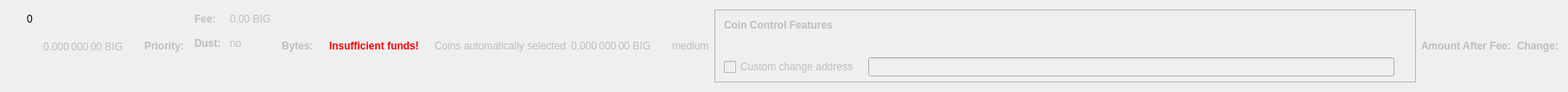
    <widget class="QWidget" name="dummyHideWidget" native="true">
     <property name="maximumSize">
      <size>
       <width>100</width>
       <height>22</height>
      </size>
     </property>
     <layout class="QHBoxLayout" name="dummyHideLayout">
      <item>
       <layout class="QFormLayout" name="formLayoutCoinControl1">
        <property name="horizontalSpacing">
         <number>10</number>
        </property>
        <property name="verticalSpacing">
         <number>14</number>
        </property>
        <property name="leftMargin">
         <number>10</number>
        </property>
        <property name="topMargin">
         <number>4</number>
        </property>
        <property name="rightMargin">
         <number>6</number>
        </property>
        <item row="0" column="1">
         <widget class="QLabel" name="labelCoinControlBytes">
          <property name="cursor">
           <cursorShape>IBeamCursor</cursorShape>
          </property>
          <property name="contextMenuPolicy">
           <enum>Qt::ActionsContextMenu</enum>
          </property>
          <property name="text">
           <string notr="true">0</string>
          </property>
          <property name="textInteractionFlags">
           <set>Qt::LinksAccessibleByMouse|Qt::TextSelectableByKeyboard|Qt::TextSelectableByMouse</set>
          </property>
         </widget>
        </item>
       </layout>
      </item>
      <item>
       <widget class="QLabel" name="labelCoinControlAfterFee">
        <property name="enabled">
         <bool>false</bool>
        </property>
        <property name="sizePolicy">
         <sizepolicy hsizetype="Fixed" vsizetype="Fixed">
          <horstretch>0</horstretch>
          <verstretch>0</verstretch>
         </sizepolicy>
        </property>
        <property name="minimumSize">
         <size>
          <width>111</width>
          <height>12</height>
         </size>
        </property>
        <property name="maximumSize">
         <size>
          <width>111</width>
          <height>12</height>
         </size>
        </property>
        <property name="cursor">
         <cursorShape>IBeamCursor</cursorShape>
        </property>
        <property name="contextMenuPolicy">
         <enum>Qt::ActionsContextMenu</enum>
        </property>
        <property name="text">
         <string notr="true">0.000 000 00 BIG</string>
        </property>
        <property name="textInteractionFlags">
         <set>Qt::LinksAccessibleByMouse|Qt::TextSelectableByKeyboard|Qt::TextSelectableByMouse</set>
        </property>
       </widget>
      </item>
      <item>
       <widget class="QLabel" name="labelCoinControlPriorityText">
        <property name="enabled">
         <bool>false</bool>
        </property>
        <property name="font">
         <font>
          <weight>75</weight>
          <bold>true</bold>
         </font>
        </property>
        <property name="text">
         <string>Priority:</string>
        </property>
       </widget>
      </item>
      <item>
       <layout class="QHBoxLayout" name="horizontalLayout"/>
      </item>
      <item>
       <layout class="QFormLayout" name="formLayoutCoinControl3">
        <property name="horizontalSpacing">
         <number>10</number>
        </property>
        <property name="verticalSpacing">
         <number>14</number>
        </property>
        <property name="leftMargin">
         <number>6</number>
        </property>
        <property name="topMargin">
         <number>4</number>
        </property>
        <property name="rightMargin">
         <number>6</number>
        </property>
        <item row="0" column="0">
         <widget class="QLabel" name="labelCoinControlFeeText">
          <property name="enabled">
           <bool>false</bool>
          </property>
          <property name="font">
           <font>
            <weight>75</weight>
            <bold>true</bold>
           </font>
          </property>
          <property name="text">
           <string>Fee:</string>
          </property>
          <property name="margin">
           <number>0</number>
          </property>
         </widget>
        </item>
        <item row="0" column="1">
         <widget class="QLabel" name="labelCoinControlFee">
          <property name="enabled">
           <bool>false</bool>
          </property>
          <property name="cursor">
           <cursorShape>IBeamCursor</cursorShape>
          </property>
          <property name="contextMenuPolicy">
           <enum>Qt::ActionsContextMenu</enum>
          </property>
          <property name="text">
           <string notr="true">0.00 BIG</string>
          </property>
          <property name="textInteractionFlags">
           <set>Qt::LinksAccessibleByMouse|Qt::TextSelectableByKeyboard|Qt::TextSelectableByMouse</set>
          </property>
         </widget>
        </item>
        <item row="1" column="0">
         <widget class="QLabel" name="labelCoinControlLowOutputText">
          <property name="enabled">
           <bool>false</bool>
          </property>
          <property name="font">
           <font>
            <weight>75</weight>
            <bold>true</bold>
           </font>
          </property>
          <property name="text">
           <string>Dust:</string>
          </property>
         </widget>
        </item>
        <item row="1" column="1">
         <widget class="QLabel" name="labelCoinControlLowOutput">
          <property name="enabled">
           <bool>false</bool>
          </property>
          <property name="cursor">
           <cursorShape>IBeamCursor</cursorShape>
          </property>
          <property name="contextMenuPolicy">
           <enum>Qt::ActionsContextMenu</enum>
          </property>
          <property name="text">
           <string>no</string>
          </property>
          <property name="textInteractionFlags">
           <set>Qt::LinksAccessibleByMouse|Qt::TextSelectableByKeyboard|Qt::TextSelectableByMouse</set>
          </property>
         </widget>
        </item>
       </layout>
      </item>
      <item>
       <widget class="QLabel" name="labelCoinControlBytesText">
        <property name="enabled">
         <bool>false</bool>
        </property>
        <property name="font">
         <font>
          <weight>75</weight>
          <bold>true</bold>
         </font>
        </property>
        <property name="text">
         <string>Bytes:</string>
        </property>
       </widget>
      </item>
      <item>
       <layout class="QFormLayout" name="formLayoutCoinControl2">
        <property name="horizontalSpacing">
         <number>10</number>
        </property>
        <property name="verticalSpacing">
         <number>14</number>
        </property>
        <property name="leftMargin">
         <number>6</number>
        </property>
        <property name="topMargin">
         <number>4</number>
        </property>
        <property name="rightMargin">
         <number>6</number>
        </property>
       </layout>
      </item>
      <item>
       <layout class="QHBoxLayout" name="horizontalLayoutCoinControl2">
        <property name="spacing">
         <number>8</number>
        </property>
        <property name="bottomMargin">
         <number>10</number>
        </property>
       </layout>
      </item>
      <item>
       <widget class="QLabel" name="labelCoinControlInsuffFunds">
        <property name="enabled">
         <bool>false</bool>
        </property>
        <property name="minimumSize">
         <size>
          <width>0</width>
          <height>0</height>
         </size>
        </property>
        <property name="font">
         <font>
          <weight>75</weight>
          <bold>true</bold>
         </font>
        </property>
        <property name="styleSheet">
         <string notr="true">color:red;font-weight:bold;</string>
        </property>
        <property name="text">
         <string>Insufficient funds!</string>
        </property>
        <property name="margin">
         <number>5</number>
        </property>
       </widget>
      </item>
      <item>
       <layout class="QFormLayout" name="formLayoutCoinControl4">
        <property name="horizontalSpacing">
         <number>10</number>
        </property>
        <property name="verticalSpacing">
         <number>14</number>
        </property>
        <property name="leftMargin">
         <number>6</number>
        </property>
        <property name="topMargin">
         <number>4</number>
        </property>
        <property name="rightMargin">
         <number>6</number>
        </property>
       </layout>
      </item>
      <item>
       <widget class="QLabel" name="labelCoinControlAutomaticallySelected">
        <property name="enabled">
         <bool>false</bool>
        </property>
        <property name="sizePolicy">
         <sizepolicy hsizetype="Fixed" vsizetype="Fixed">
          <horstretch>0</horstretch>
          <verstretch>0</verstretch>
         </sizepolicy>
        </property>
        <property name="minimumSize">
         <size>
          <width>0</width>
          <height>0</height>
         </size>
        </property>
        <property name="maximumSize">
         <size>
          <width>240</width>
          <height>16777215</height>
         </size>
        </property>
        <property name="text">
         <string>Coins automatically selected</string>
        </property>
        <property name="margin">
         <number>5</number>
        </property>
       </widget>
      </item>
      <item>
       <widget class="QLabel" name="labelCoinControlChange">
        <property name="enabled">
         <bool>false</bool>
        </property>
        <property name="sizePolicy">
         <sizepolicy hsizetype="Fixed" vsizetype="Fixed">
          <horstretch>0</horstretch>
          <verstretch>0</verstretch>
         </sizepolicy>
        </property>
        <property name="minimumSize">
         <size>
          <width>111</width>
          <height>0</height>
         </size>
        </property>
        <property name="maximumSize">
         <size>
          <width>111</width>
          <height>16777215</height>
         </size>
        </property>
        <property name="cursor">
         <cursorShape>IBeamCursor</cursorShape>
        </property>
        <property name="contextMenuPolicy">
         <enum>Qt::ActionsContextMenu</enum>
        </property>
        <property name="text">
         <string notr="true">0.000 000 00 BIG</string>
        </property>
        <property name="textInteractionFlags">
         <set>Qt::LinksAccessibleByMouse|Qt::TextSelectableByKeyboard|Qt::TextSelectableByMouse</set>
        </property>
       </widget>
      </item>
      <item>
       <widget class="QLabel" name="labelCoinControlPriority">
        <property name="enabled">
         <bool>false</bool>
        </property>
        <property name="cursor">
         <cursorShape>IBeamCursor</cursorShape>
        </property>
        <property name="contextMenuPolicy">
         <enum>Qt::ActionsContextMenu</enum>
        </property>
        <property name="text">
         <string>medium</string>
        </property>
        <property name="textInteractionFlags">
         <set>Qt::LinksAccessibleByMouse|Qt::TextSelectableByKeyboard|Qt::TextSelectableByMouse</set>
        </property>
       </widget>
      </item>
      <item>
       <widget class="QFrame" name="frameCoinControl">
        <property name="sizePolicy">
         <sizepolicy hsizetype="Expanding" vsizetype="Expanding">
          <horstretch>0</horstretch>
          <verstretch>0</verstretch>
         </sizepolicy>
        </property>
        <property name="maximumSize">
         <size>
          <width>16777215</width>
          <height>16777215</height>
         </size>
        </property>
        <property name="frameShape">
         <enum>QFrame::StyledPanel</enum>
        </property>
        <property name="frameShadow">
         <enum>QFrame::Sunken</enum>
        </property>
        <layout class="QVBoxLayout" name="verticalLayoutCoinControl2_2">
         <property name="spacing">
          <number>0</number>
         </property>
         <property name="leftMargin">
          <number>0</number>
         </property>
         <property name="topMargin">
          <number>0</number>
         </property>
         <property name="rightMargin">
          <number>0</number>
         </property>
         <property name="bottomMargin">
          <number>6</number>
         </property>
         <item>
          <layout class="QVBoxLayout" name="verticalLayoutCoinControl" stretch="0,0,0,1">
           <property name="spacing">
            <number>0</number>
           </property>
           <property name="leftMargin">
            <number>10</number>
           </property>
           <property name="topMargin">
            <number>10</number>
           </property>
           <item>
            <layout class="QHBoxLayout" name="horizontalLayoutCoinControl1">
             <property name="bottomMargin">
              <number>15</number>
             </property>
             <item>
              <widget class="QLabel" name="labelCoinControlFeatures">
               <property name="enabled">
                <bool>false</bool>
               </property>
               <property name="sizePolicy">
                <sizepolicy hsizetype="Preferred" vsizetype="Maximum">
                 <horstretch>0</horstretch>
                 <verstretch>0</verstretch>
                </sizepolicy>
               </property>
               <property name="font">
                <font>
                 <weight>75</weight>
                 <bold>true</bold>
                </font>
               </property>
               <property name="styleSheet">
                <string notr="true">font-weight:bold;</string>
               </property>
               <property name="text">
                <string>Coin Control Features</string>
               </property>
              </widget>
             </item>
            </layout>
           </item>
           <item>
            <widget class="QWidget" name="widgetCoinControl" native="true">
             <property name="sizePolicy">
              <sizepolicy hsizetype="Preferred" vsizetype="Preferred">
               <horstretch>0</horstretch>
               <verstretch>0</verstretch>
              </sizepolicy>
             </property>
             <property name="minimumSize">
              <size>
               <width>0</width>
               <height>0</height>
              </size>
             </property>
             <property name="styleSheet">
              <string notr="true"/>
             </property>
             <layout class="QHBoxLayout" name="horizontalLayoutCoinControl5_2">
              <property name="leftMargin">
               <number>0</number>
              </property>
              <property name="topMargin">
               <number>0</number>
              </property>
              <property name="rightMargin">
               <number>0</number>
              </property>
              <property name="bottomMargin">
               <number>0</number>
              </property>
              <item>
               <layout class="QHBoxLayout" name="horizontalLayoutCoinControl3">
                <property name="spacing">
                 <number>20</number>
                </property>
                <property name="topMargin">
                 <number>0</number>
                </property>
                <property name="bottomMargin">
                 <number>10</number>
                </property>
               </layout>
              </item>
             </layout>
            </widget>
           </item>
           <item>
            <layout class="QHBoxLayout" name="horizontalLayoutCoinControl4" stretch="0,0,0">
             <property name="spacing">
              <number>12</number>
             </property>
             <property name="sizeConstraint">
              <enum>QLayout::SetDefaultConstraint</enum>
             </property>
             <property name="topMargin">
              <number>5</number>
             </property>
             <property name="rightMargin">
              <number>5</number>
             </property>
             <item>
              <widget class="QCheckBox" name="checkBoxCoinControlChange">
               <property name="enabled">
                <bool>false</bool>
               </property>
               <property name="toolTip">
                <string>If this is activated, but the change address is empty or invalid, change will be sent to a newly generated address.</string>
               </property>
               <property name="text">
                <string>Custom change address</string>
               </property>
              </widget>
             </item>
             <item>
              <widget class="QValidatedLineEdit" name="lineEditCoinControlChange">
               <property name="enabled">
                <bool>false</bool>
               </property>
               <property name="sizePolicy">
                <sizepolicy hsizetype="Expanding" vsizetype="Fixed">
                 <horstretch>0</horstretch>
                 <verstretch>0</verstretch>
                </sizepolicy>
               </property>
              </widget>
             </item>
             <item>
              <widget class="QLabel" name="labelCoinControlChangeLabel_2">
               <property name="sizePolicy">
                <sizepolicy hsizetype="Preferred" vsizetype="Expanding">
                 <horstretch>0</horstretch>
                 <verstretch>0</verstretch>
                </sizepolicy>
               </property>
               <property name="minimumSize">
                <size>
                 <width>0</width>
                 <height>0</height>
                </size>
               </property>
               <property name="text">
                <string/>
               </property>
               <property name="margin">
                <number>3</number>
               </property>
              </widget>
             </item>
            </layout>
           </item>
           <item>
            <spacer name="verticalSpacerCoinControl">
             <property name="orientation">
              <enum>Qt::Vertical</enum>
             </property>
             <property name="sizeHint" stdset="0">
              <size>
               <width>800</width>
               <height>1</height>
              </size>
             </property>
            </spacer>
           </item>
          </layout>
         </item>
        </layout>
       </widget>
      </item>
      <item>
       <widget class="QLabel" name="labelCoinControlAfterFeeText">
        <property name="enabled">
         <bool>false</bool>
        </property>
        <property name="minimumSize">
         <size>
          <width>0</width>
          <height>0</height>
         </size>
        </property>
        <property name="maximumSize">
         <size>
          <width>16777215</width>
          <height>16777215</height>
         </size>
        </property>
        <property name="font">
         <font>
          <weight>75</weight>
          <bold>true</bold>
         </font>
        </property>
        <property name="text">
         <string>Amount After Fee:</string>
        </property>
        <property name="alignment">
         <set>Qt::AlignLeading|Qt::AlignLeft|Qt::AlignVCenter</set>
        </property>
        <property name="margin">
         <number>0</number>
        </property>
       </widget>
      </item>
      <item>
       <widget class="QLabel" name="labelCoinControlChangeText">
        <property name="enabled">
         <bool>false</bool>
        </property>
        <property name="sizePolicy">
         <sizepolicy hsizetype="Preferred" vsizetype="Preferred">
          <horstretch>0</horstretch>
          <verstretch>0</verstretch>
         </sizepolicy>
        </property>
        <property name="minimumSize">
         <size>
          <width>0</width>
          <height>0</height>
         </size>
        </property>
        <property name="maximumSize">
         <size>
          <width>16777215</width>
          <height>16777215</height>
         </size>
        </property>
        <property name="font">
         <font>
          <weight>75</weight>
          <bold>true</bold>
         </font>
        </property>
        <property name="text">
         <string>Change:</string>
        </property>
        <property name="alignment">
         <set>Qt::AlignLeading|Qt::AlignLeft|Qt::AlignVCenter</set>
        </property>
       </widget>
      </item>
     </layout>
    </widget>
